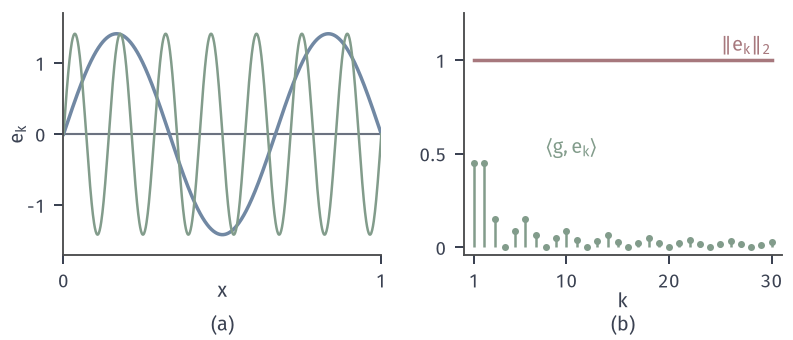

Source code (Python):
from pathlib import Path
import sys
HERE = Path(__file__).resolve().parent
sys.path.insert(0, str(HERE.parent/'func-common'))
from func_fig import *
# e_k=sqrt2 sin(k pi x)，读取 g=1_{[0,1/2]}。
fig, axes = figure(width_mm=112, height_mm=48, ncols=2)
panel(fig, left=.08, wspace=.26, bottom=.25)
ax = axes[0]
ax.axhline(0, color=MUTED, lw=.85)
ax.plot(X, np.sqrt(2)*np.sin(3*np.pi*X), color=BLUE, lw=1.4)
ax.plot(X, np.sqrt(2)*np.sin(14*np.pi*X), color=GREEN, lw=1.0)
ax.set_xlim(0, 1); ax.set_ylim(-1.7, 1.7); ax.set_xticks([0, 1]); ax.set_yticks([-1, 0, 1]); ax.set_xlabel('$x$', labelpad=-4); ax.set_ylabel('$e_k$', labelpad=0)
k = np.arange(1, 31)
read = np.sqrt(2)*(1-np.cos(k*np.pi/2))/(k*np.pi)
ax = axes[1]
ax.plot(k, np.ones_like(k), color=RED, lw=1.4)
ax.vlines(k, 0, read, color=GREEN, lw=1.0)
ax.plot(k, read, 'o', ms=2.8, color=GREEN, mew=0)
ax.text(30, 1.05, r'$\Vert e_k\Vert_2$', color=RED, ha='right', fontsize=8)
ax.text(8, .5, r'$\langle g,e_k\rangle$', color=GREEN, fontsize=8)
ax.set_xlim(0, 31); ax.set_ylim(-.04, 1.25); ax.set_xticks([1, 10, 20, 30]); ax.set_yticks([0, .5, 1]); ax.set_yticklabels(['0', '0.5', '1']); ax.set_xlabel('$k$', labelpad=0)
tags(fig, axes)
save(fig, HERE, 'figure', {'e_k': 'sqrt(2) sin(k pi x)', 'g': 'indicator of [0,1/2]', 'reading': read[:6].tolist()})
